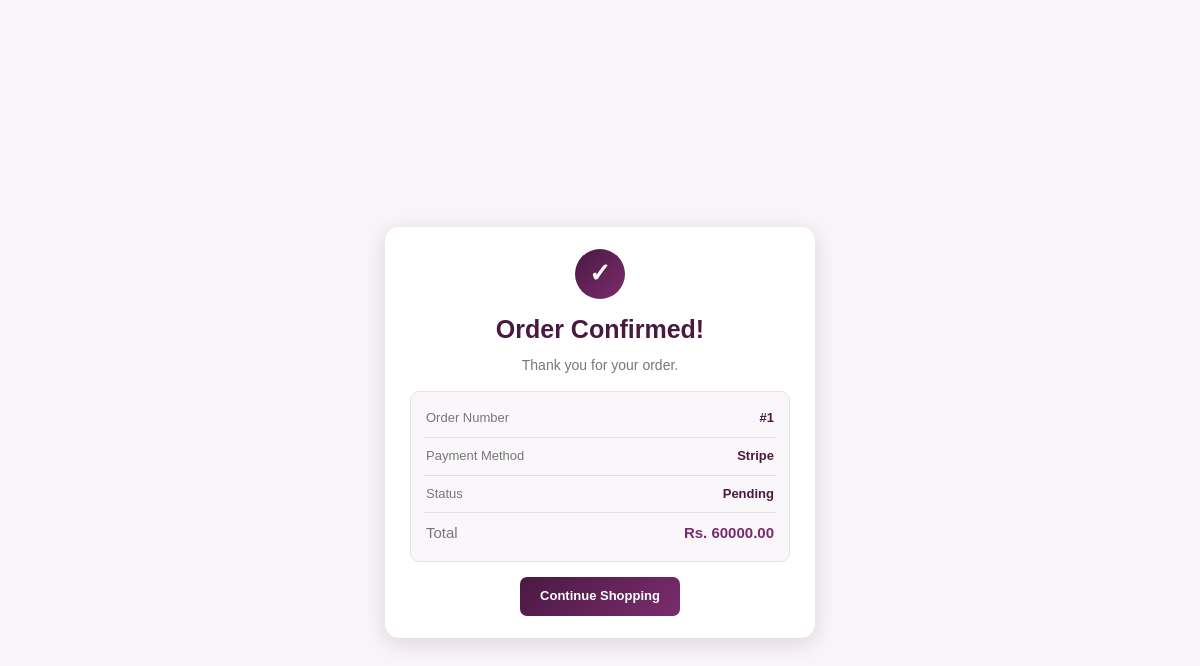
Screenshot of /order-success/1/ (signed in) with the database file from the repository.
### ecomweb/models.py (models this page shows, shortened)
class Order(models.Model):
    STATUS_CHOICES = [
        ('pending', 'Pending'),
        ('paid', 'Paid'),
        ('failed', 'Failed'),
        ('cancelled', 'Cancelled'),
    ]
    PAYMENT_METHOD_CHOICES = [
        ('stripe', 'Stripe'),
        ('cod', 'Cash on Delivery'),
    ]
    user = models.ForeignKey(User, on_delete=models.CASCADE)
    full_name = models.CharField(max_length=200)
    email = models.EmailField()
    phone = models.CharField(max_length=20)
    address = models.TextField()
    city = models.CharField(max_length=100)
    postal_code = models.CharField(max_length=20)
    total = models.DecimalField(
        max_digits=10,
        decimal_places=2
    )
    payment_method = models.CharField(
        max_length=20,
        choices=PAYMENT_METHOD_CHOICES,
        default='stripe'
    )
    status = models.CharField(
        max_length=20,
        choices=STATUS_CHOICES,
        default='pending'
    )
    stripe_session_id = models.CharField(
        max_length=255,
        blank=True,
        null=True
    )
    payment_id = models.CharField(
        max_length=255,
        blank=True,
        null=True
    )
    created_at = models.DateTimeField(auto_now_add=True)

### ecomweb/views.py (the view)
# urls.py: path('order-success/<int:order_id>/', views.order_success, name='order_success'),
@login_required(login_url='login')
def order_success(request, order_id):
    order = Order.objects.get(
        id=order_id,
        user=request.user
    )
    return render(request, 'order_success.html', {
        'order': order
    })

### ecomweb/templates/order_success.html (shortened to what this page needs)
{% load static %}
<!DOCTYPE html>
<html>
<head>
    <link rel="stylesheet" href="{% static 'css/style.css' %}"
</head>
<body>
    <div class="order-confirmation">
        <div class="confirmation-card">
            <div class="success-icon">
                ✓
            </div>
            <h1>Order Confirmed!</h1>
            <p class="thank-you">
                Thank you for your order.
            </p>
            <div class="order-details">
                <div class="order-detail">
                    <span>Order Number</span>
                    <span>#{{ order.id }}</span>
                </div>
                <div class="order-detail">
                    <span>Payment Method</span>
                    <span>{{ order.get_payment_method_display }}</span>
                </div>
                <div class="order-detail">
                    <span>Status</span>
                    <span>{{ order.get_status_display }}</span>
                </div>
                <div class="order-detail order-total">
                    <span>Total</span>
                    <span>Rs. {{ order.total }}</span>
                </div>
            </div>
            <a href="{% url 'homepage' %}" class="continue-shopping">
                Continue Shopping
            </a>
        </div>
    </div>
</body>
</html>

### ecomweb/static/css/style.css (style rules this page uses)
* { margin: 0; padding: 0; box-sizing: border-box; }
html { scroll-behavior: smooth; }
body { font-family: Arial, Helvetica, sans-serif; background: #f6f3fa; color: #29202f; line-height: 1.6; }
.order-confirmation { width: 100%; min-height: 100vh; box-sizing: border-box; padding: 90px 15px 25px; display: flex; justify-content: center; align-items: center; background: #f8f4f8; }
.confirmation-card { width: 100%; max-width: 430px; box-sizing: border-box; background: #ffffff; padding: 22px 25px; border-radius: 14px; text-align: center; box-shadow: 0 5px 20px rgba(74, 25, 66, 0.14); }
.success-icon { width: 50px; height: 50px; margin: 0 auto 10px; display: flex; align-items: center; justify-content: center; border-radius: 50%; background: linear-gradient(135deg, #4a1942, #7b2c6d); color: white; font-size: 26px; font-weight: bold; }
.confirmation-card h1 { margin: 0 0 5px; color: #4a1942; font-size: 25px; }
.confirmation-card .thank-you { margin: 0 0 15px; color: #777; font-size: 14px; }
.order-details { width: 100%; box-sizing: border-box; padding: 8px 13px; background: #faf7fa; border: 1px solid #eadce8; border-radius: 9px; text-align: left; }
.order-detail { display: flex; justify-content: space-between; align-items: center; gap: 15px; padding: 8px 2px; border-bottom: 1px solid #eadce8; font-size: 13px; }
.order-detail:last-child { border-bottom: none; }
.order-detail span:first-child { color: #777; }
.order-detail span:last-child { color: #4a1942; font-weight: 600; text-align: right; }
.order-total { font-size: 15px; }
.order-total span:last-child { color: #7b2c6d; }
.continue-shopping { display: inline-block; margin-top: 15px; padding: 9px 20px; border-radius: 7px; background: linear-gradient(135deg, #4a1942, #7b2c6d); color: white; text-decoration: none; font-size: 13px; font-weight: 600; transition: 0.25s ease; }

### rows the page displays
Order: id "1", payment_method "Stripe", status "Pending", total "60000.00"
